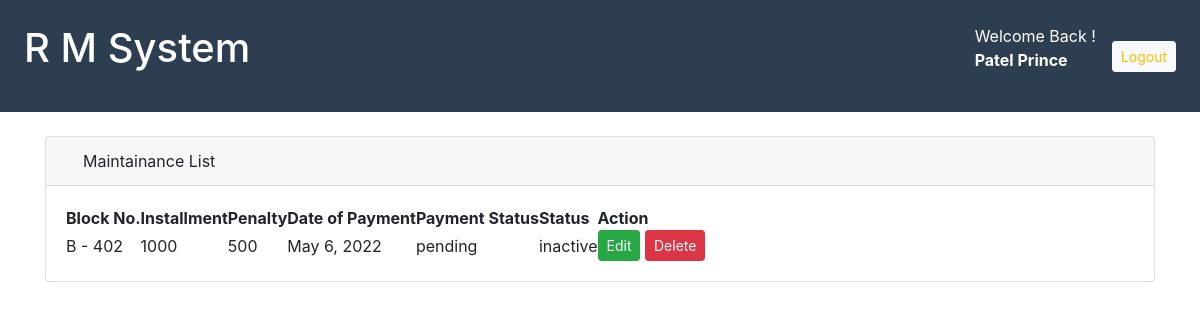
The app's page /maintenance_list (signed in) with its own data.
### management/models.py (models this page shows, shortened)
class Maintenance(models.Model):
    id = models.IntegerField(primary_key=True)
    block = models.CharField(max_length=10)
    installment = models.CharField(max_length=2)
    penalty = models.CharField(max_length=5)
    dop = models.DateField(auto_now=False, auto_now_add=False)
    p_status = models.CharField(max_length=10)
    status = models.CharField(max_length=10)

### management/views.py (the view)
# urls.py: path('maintenance_list', views.maintenance_list, name="List Maintainance Page"),
def maintenance_list(request):
    maintenance = Maintenance.objects.all()
    return render(request, 'maintenance_list.html', context={'maintenance': maintenance})

### templates/maintenance_list.html (shortened to what this page needs)
{% extends 'basic.html' %} {% block body %}
<div class="container mt-4">
  <div class="card">
    <div class="card-header"><i class="fas fa-pen"></i> Maintainance List</div>
    <div class="card-body container">
      <table id="table_id" class="display">
        <thead>
          <tr>
            <th>Block No.</th>
            <th>Installment</th>
            <th>Penalty</th>
            <th>Date of Payment</th>
            <th>Payment Status</th>
            <th>Status</th>
            <th>Action</th>
          </tr>
        </thead>
        <tbody>
          {% for i in maintenance %}
          <tr>
            <td>{{i.block}}</td>
            <td>{{i.installment}}</td>
            <td>{{i.penalty}}</td>
            <td>{{i.dop}}</td>
            <td>{{i.p_status}}</td>
            <td>{{i.status}}</td>
            <td>
              <a href="edit_maintenance/{{i.id}}" class="btn btn-success btn-sm">Edit</a>
              <a href="delete_maintenance/{{i.id}}" class="btn btn-danger btn-sm">Delete</a>
            </td>
          </tr>
          {% endfor %}
        </tbody>
      </table>
    </div>
  </div>
</div>
{% endblock %}

### templates/basic.html (shortened to what this page needs)
{% load static %}
<!DOCTYPE html>
<html lang="en">
  <head>
    <link
      rel="stylesheet"
      href="{% static 'bootstrap/css/bootstrap.min.css' %}"
    />
    <link rel="stylesheet" href="{% static 'font-awesome/css/all.css' %}" />
    <link
      rel="stylesheet"
      href="{% static 'owl-carousel/owl.carousel.css' %}"
    />
    <link
      rel="stylesheet"
      href="{% static 'owl-carousel/owl.carousel.min.css' %}"
    />
    <link rel="stylesheet" href="{% static 'css/owl-carousel.css' %}" />
    <link rel="stylesheet" href="{% static 'css/style.css' %}" />
    <link rel="stylesheet" href="{% static 'data-tables/data-table.css' %}" />
  </head>
  <body>
    {% if user.is_authenticated %}
    <div class="admin-menu">
      <div
        class="menu-1 d-flex justify-content-between p-4"
        style="background: #2c3e50; color: white"
      >
        <a class="h1 text-white text-decoration-none" href="/admin">R M System</a>
        <div class="d-flex justify-content-center align-items-center">
          <p class="mr-3">
            Welcome Back ! <br /><span class="font-weight-bold"
              >{{user.first_name}} {{user.last_name}}</span
            >
          </p>
          <a href="handle_logout" class="btn btn-light text-warning btn-sm"
            >Logout</a
          >
        </div>
      </div>
    </div>
    {% block body %}{% endblock body %}
    {% else %}
    <script>
      window.location.replace("/handle_login");
    </script>
    {% endif %}
  </body>
</html>

### static/css/style.css (style rules this page uses)
* { margin: 0; padding: 0; box-sizing: border-box; }

### records on screen
Maintenance: block "B - 402", installment "1000", penalty "500", dop "May 6, 2022", p_status "pending", status "inactive"

### other values on screen
{{ user.first_name }} "Patel"
{{ user.last_name }} "Prince"
